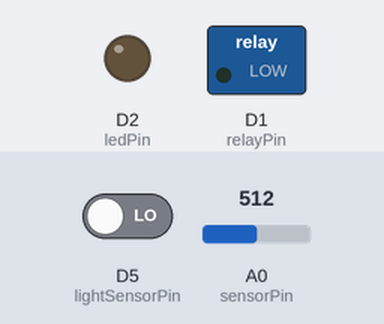
Bench run of a sketch on a simulated ESP8266 (NodeMCU). Shown: switched loads named in the sketch (green lamp = pin HIGH), output pins drawn as LEDs (lit = HIGH). The test bench sets the inputs (shaded band); at power-on: A0 (sensorPin) = 512, D5 (lightSensorPin) LOW. WiFi joins after 1.5 s; servers stay silent unless stated; what the sketch prints to the serial monitor is not drawn.

Above: at 3.2 s.
3.3 s: A0 (sensorPin) set to 865
6.2 s: A0 (sensorPin) set to 889
At 7.5 s:
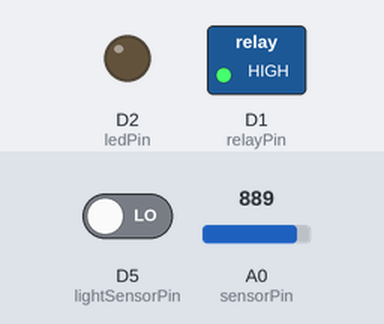
9.1 s: D5 (lightSensorPin) driven HIGH
At 11.5 s:
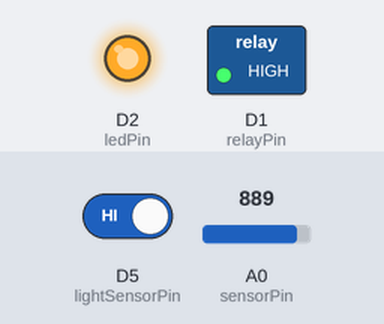
12.4 s: A0 (sensorPin) set to 675
15.3 s: A0 (sensorPin) set to 649
At 17.8 s:
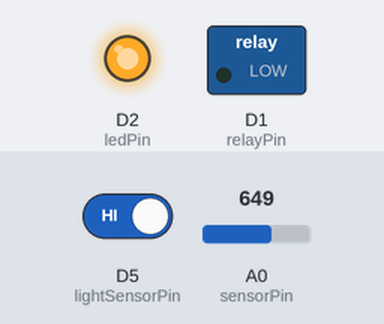
Timing chart, 0 to 19.3 s (numbered marks = the images above; inputs shaded):
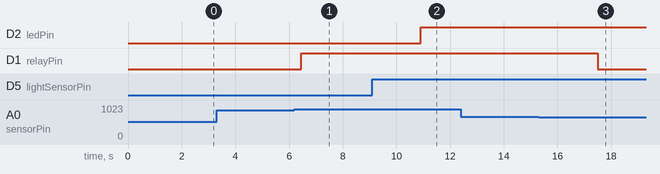

Measured:
- the behaviour switches between 875 and 876 on A0 (sensorPin) (found by bisection; images 0 and 1)
- the behaviour switches between 659 and 658 on A0 (sensorPin) (found by bisection; images 2 and 3)
- after the input at 3.3 s, every drawn part: stays the same
- after the input at 6.2 s, D1 (relayPin): LOW → HIGH after 0.25 s
- after the input at 9.1 s, D2 (ledPin): LOW → HIGH after 1.8 s
- after the input at 12.4 s, every drawn part: stays the same
- after the input at 15.3 s, D1 (relayPin): HIGH → LOW after 2.2 s

The sketch:

ArduinoToEsp.ino
```cpp
#include <ESP8266WiFi.h>
#include <FirebaseESP8266.h>
#include <SoftwareSerial.h>  // For Arduino UART

// ==================== WiFi credentials ====================
#define WIFI_SSID "Dialog 4G 495"
#define WIFI_PASSWORD "56771CC7"

// ==================== Firebase credentials ====================
#define FIREBASE_HOST "agri-bot-17548-default-rtdb.firebaseio.com"
#define FIREBASE_AUTH "GIAZZQjvR6LE5lJzkSQqPU1gZ5VWL8OupY6KQgCn"

FirebaseData firebaseData;
FirebaseConfig firebaseConfig;
FirebaseAuth firebaseAuth;

// ==================== ESP8266 Pins ====================
const int sensorPin = A0;      // Built-in soil moisture sensor
const int relayPin = D1;       // Relay for tank pump
const int lightSensorPin = D5; // HW-072 light sensor (digital)
const int ledPin = D2;         // LED indicator

// ==================== Thresholds ====================
const int lowerThreshold = 20;  // Pump ON threshold
const int upperThreshold = 50;  // Pump OFF threshold

bool pumpState = false;
bool lastPumpState = false;
bool lastLightState = false;

// ==================== UART from Arduino ====================
// D6 → RX from Arduino, D7 → TX to Arduino
SoftwareSerial arduinoSerial(D7, D6); // RX, TX
String incomingData = "";
int moisture1_ext = 0;
int moisture2_ext = 0;

void setup() {
  Serial.begin(115200);         // Debugging
  arduinoSerial.begin(115200);  // Match Arduino baud

  pinMode(sensorPin, INPUT);
  pinMode(relayPin, OUTPUT);
  pinMode(lightSensorPin, INPUT);
  pinMode(ledPin, OUTPUT);

  digitalWrite(relayPin, LOW);
  digitalWrite(ledPin, LOW);

  // WiFi
  WiFi.begin(WIFI_SSID, WIFI_PASSWORD);
  Serial.print("Connecting to WiFi");
  while (WiFi.status() != WL_CONNECTED) {
    delay(1000);
    Serial.print(".");
  }
  Serial.println("\nConnected to WiFi");

  // Firebase
  firebaseConfig.host = FIREBASE_HOST;
  firebaseAuth.user.email = "";
  firebaseAuth.user.password = "";
  firebaseConfig.signer.tokens.legacy_token = FIREBASE_AUTH;

  Firebase.begin(&firebaseConfig, &firebaseAuth);
  Firebase.reconnectWiFi(true);
  Serial.println("Firebase initialized");
}

void loop() {
  // ==================== Receive Arduino Moisture ====================
  if (arduinoSerial.available()) {
    incomingData = arduinoSerial.readStringUntil('\n'); // Format: "value1,value2"
    int commaIndex = incomingData.indexOf(',');
    if (commaIndex > 0) {
      moisture1_ext = incomingData.substring(0, commaIndex).toInt();
      moisture2_ext = incomingData.substring(commaIndex + 1).toInt();

      Serial.println("Arduino Moisture 1: " + String(moisture1_ext));
      Serial.println("Arduino Moisture 2: " + String(moisture2_ext));

      Firebase.setInt(firebaseData, "/moisture1_ext", moisture1_ext);
      Firebase.setInt(firebaseData, "/moisture2_ext", moisture2_ext);
    }
  }

  // ==================== ESP8266 Built-in Moisture ====================
  int rawValue = analogRead(sensorPin);
  int moisture = map(rawValue, 1024, 300, 0, 100);
  moisture = constrain(moisture, 0, 100);

  Serial.print("Built-in Moisture: ");
  Serial.println(moisture);
  Firebase.setInt(firebaseData, "/moisture", moisture);

  // ==================== Tank Pump Control ====================
  if (!pumpState && moisture < lowerThreshold) {
    pumpState = true;
  } else if (pumpState && moisture >= upperThreshold) {
    pumpState = false;
  }

  if (pumpState != lastPumpState) {
    digitalWrite(relayPin, pumpState ? HIGH : LOW);
    Serial.println(pumpState ? "💧 Tank Pump ON" : "🌱 Tank Pump OFF");

    if (Firebase.setBool(firebaseData, "/pump", pumpState)) {
      Serial.println("✅ Tank pump state sent to Firebase");
    } else {
      Serial.print("❌ Firebase pump error: ");
      Serial.println(firebaseData.errorReason());
    }
    lastPumpState = pumpState;
  }

  // ==================== Light Sensor ====================
  bool isDark = (digitalRead(lightSensorPin) == HIGH);
  digitalWrite(ledPin, isDark ? HIGH : LOW);

  if (isDark != lastLightState) {
    Serial.print("Light sensor changed → ");
    Serial.println(isDark ? "Dark" : "Light");

    if (Firebase.setBool(firebaseData, "/isDark", isDark)) {
      Serial.println("✅ Light data sent to Firebase");
    } else {
      Serial.print("❌ Firebase light error: ");
      Serial.println(firebaseData.errorReason());
    }
    lastLightState = isDark;
  }

  delay(2000); // Reduce loop to 2 seconds to match Arduino updates
}
```
